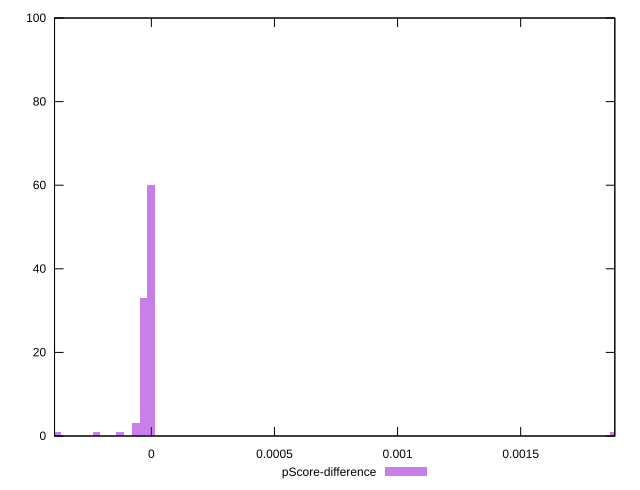

Generate this figure with gnuplot:
reset

$pScoreDifference <<EOF
0 60
-0.000031831087578153945 33
-0.00006366217515630789 3
-0.0002228176130470776 1
-0.00038197305093784733 1
-0.00012732435031261578 1
0.0018780341671110828 1
EOF

set key outside below
set boxwidth 0.000031831087578153945
set xrange [-0.00039330382405111664:0.0018824378673559794]
set yrange [0:100]
set trange [0:100]
set style fill transparent solid 0.5 noborder
set terminal svg size 640, 490 enhanced background rgb 'white'
set output "reports/report_00033_2021-03-01T14-23-16.841Z/estimated-input-latency/samples/astro-cached/pScore-difference/histogram.svg"

plot $pScoreDifference title "pScore-difference" with boxes

reset
